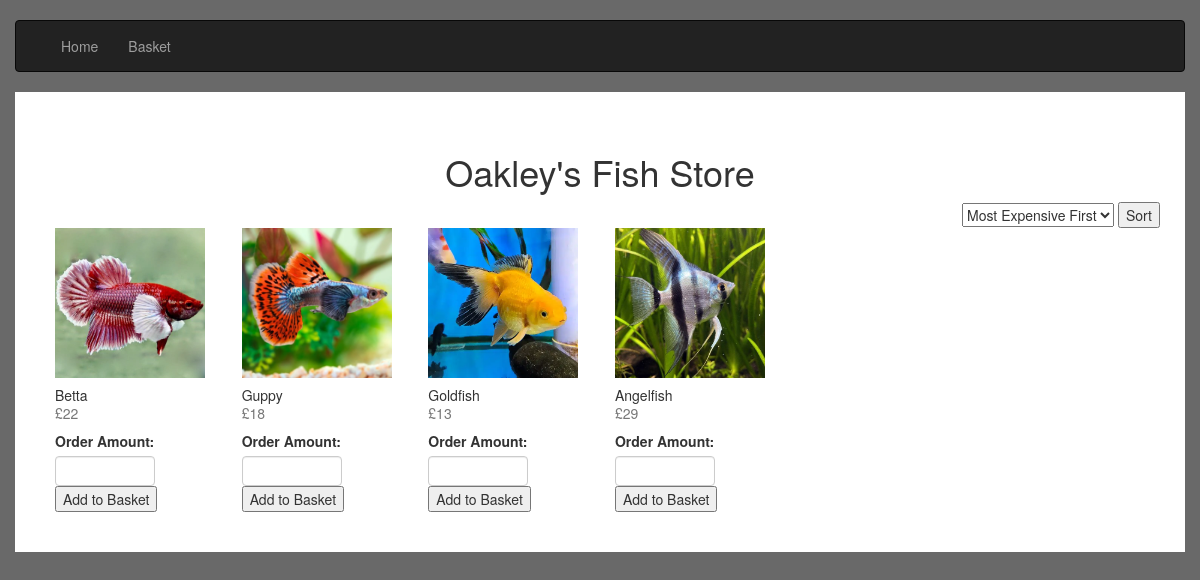
The page / on the database its author committed.
### FishStore.py (models this page shows)
class Stock(db.Model):
    __tablename__ = 'stock'
    id = db.Column(db.Integer, primary_key=True)
    name = db.Column(db.String, unique=True)
    price = db.Column(db.Integer)
    description = db.Column(db.String)
    image = db.Column(db.String)

### FishStore.py (the view, shortened to what this page needs)
@app.route('/', methods=['GET','POST'])
def galleryPage():
    sorting = SortForm()
    order = OrderForm()
    if 'basket' not in session:
        session['basket'] = {}
    return render_template('index.html', stock=Stock.query.all(), sort=sorting, order=order)

### FishStore.py
class SortForm(FlaskForm):
    sort = SelectField('Sort By: ', choices=[('price_high', 'Most Expensive First'),
                                             ('price_low', 'Cheapest First'),
                                             ('name_asc','A-Z'),
                                             ('name_desc','Z-A')])
    submit = SubmitField('Sort')

class OrderForm(FlaskForm):
    order = IntegerField('Order Amount: ', validators = [DataRequired()])
    favourite = RadioField(choices=[('yes', 'Favourite Item')], validators=[Optional()])
    submit = SubmitField('Add to Basket')

### templates/index.html (shortened to what this page needs)
{% extends "base.html" %}
{% block content %}
    <div class="container page-container">
        <div class="row align-items-center mb-">
            <div class="col-8">
                <h1 class="text-center">Oakley's Fish Store</h1>
            </div>
            <div class="col-4 text-right">
                <form action="" method="post">
                    {{sort.sort()}}
                    {{sort.submit()}}
                </form>
            </div>
        </div>
        <div class="row g-2">
            {% for fish in stock %}
                <div class="col-md-2">
                    <div class="card">
                        <a href="{{ url_for('singleProductPage', fishId=fish.id) }}" class="fish-link" data-id="{{ fish.id }}" style="flex-shrink:0;">
                            {% if fish.image %}
                                <img src="{{ url_for('static', filename='images/' + fish.image) }}"
                                     alt="image of a {{ fish.name }}"
                                     style="width:150px; height:150px; object-fit:cover;">
                            {% else %}
                                <img src="https://placehold.co/150x150"
                                     alt="no image available"
                                     style="width:150px; height:150px; object-fit:cover;">
                            {% endif %}
                        </a>
                        <div class="card-body p-2">
                            <h5 class="card-title mb-1">{{ fish.name }}
                                <p class="card-text text-muted mb-2" style="padding-top: 3px;">£{{ fish.price }}</p>
                            </h5>
                            <form action="{{ url_for('galleryPage') }}" method="post">
                                <div class="d-flex align-items-center gap-2 flex-nowrap">
                                    {{ order.order.label(class="mb-0 fw-semibold text-nowrap") }}
                                    {{ order.order(class="form-control form-control-sm", style="width:100px; height:30px;") }}
                                </div>
                                {{ order.submit() }}
                            </form>
                        </div>
                    </div>
                </div>
            {% endfor %}
        </div>
    </div>
{% endblock %}

### templates/base.html (shortened to what this page needs)
{% extends "bootstrap/base.html" %}
{% import "bootstrap/wtf.html" as wtf %}
{% block styles %}
{{ super() }}
<link rel="stylesheet" href="{{ url_for('static', filename='css/style.css') }}">
{% endblock %}
{% block navbar %}
    <div style="padding-top: 20px;">
        <nav class="container navbar navbar-expand-lg navbar-inverse">
          <div class="container">
            <ul class="nav navbar-nav">
              <li><a href="{{ url_for('galleryPage') }}">Home</a></li>
              <li><a href="{{ url_for('basketPage') }}">Basket</a></li>
            </ul>
          </div>
        </nav>
    </div>
{% endblock %}

### static/css/style.css (style rules this page uses)
body { background: dimgrey; }
.page-container { background: white; padding: 40px; }

### rows shown on the page
Stock: image+name (picture), name "Betta", price "22", order.label "Order Amount:"
Stock: image+name (picture), name "Guppy", price "18", order.label "Order Amount:"
Stock: image+name (picture), name "Goldfish", price "13", order.label "Order Amount:"
Stock: image+name (picture), name "Angelfish", price "29", order.label "Order Amount:"
